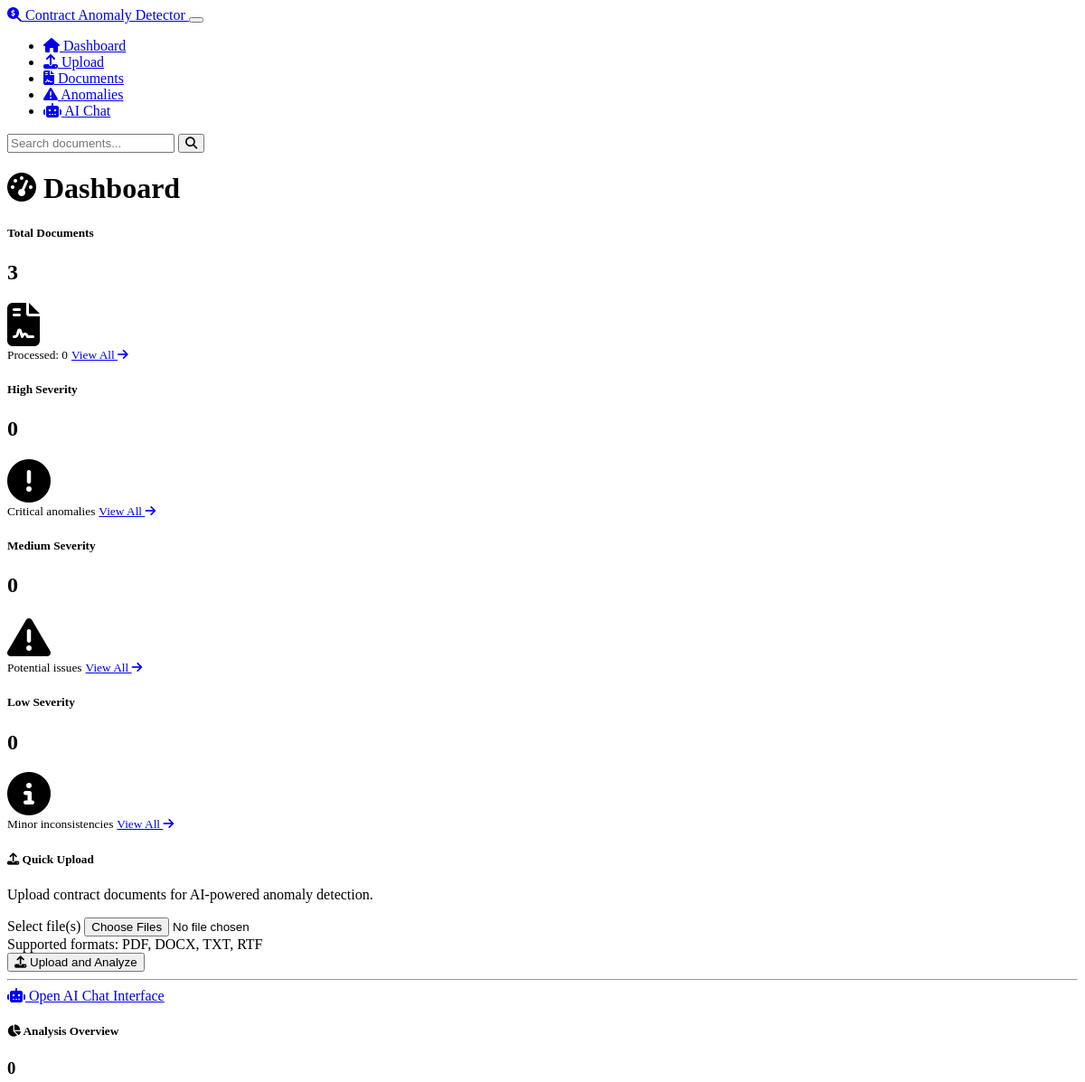
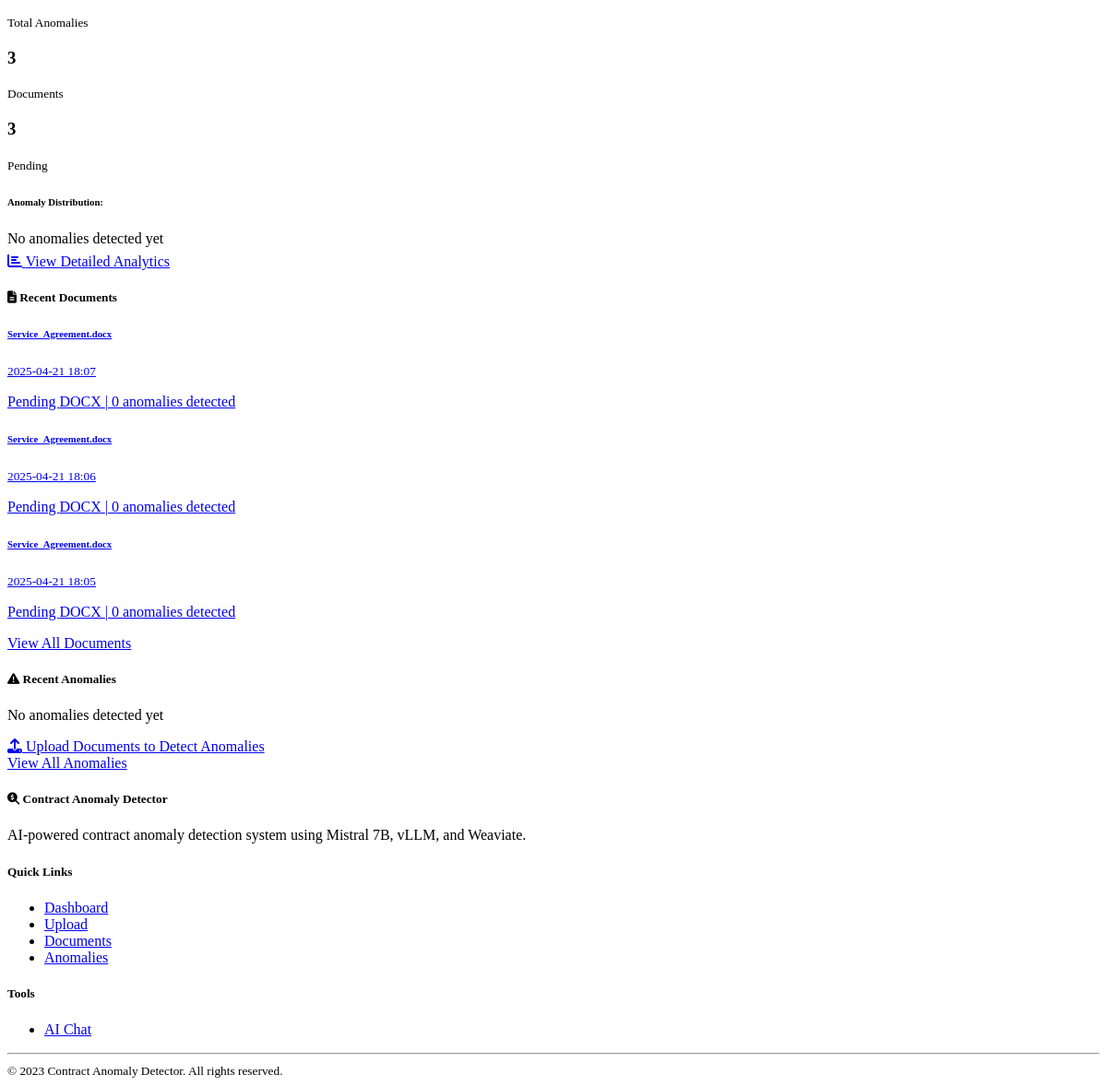
The page / on the database its author committed (2 pictures, top to bottom).
### models.py (models this page shows, shortened)
class Document(db.Model):
    id = db.Column(db.Integer, primary_key=True)
    filename = db.Column(db.String(255), nullable=False)
    original_path = db.Column(db.String(1024), nullable=False)
    file_type = db.Column(db.String(50), nullable=False)
    upload_date = db.Column(db.DateTime, default=datetime.utcnow)
    processed = db.Column(db.Boolean, default=False)
    weaviate_id = db.Column(db.String(255), nullable=True)
    content_length = db.Column(db.Integer, nullable=True)
    anomalies = db.relationship('Anomaly', backref='document', lazy=True)

### routes.py (the view)
@app.route('/')
def index():
    stats = {
        'total_documents': Document.query.count(),
        'processed_documents': Document.query.filter_by(processed=True).count(),
        'pending_documents': Document.query.filter_by(processed=False).count(),
        'total_anomalies': Anomaly.query.count(),
        'high_severity_anomalies': Anomaly.query.filter_by(severity='high').count(),
        'medium_severity_anomalies': Anomaly.query.filter_by(severity='medium').count(),
        'low_severity_anomalies': Anomaly.query.filter_by(severity='low').count(),
    }
    recent_documents = Document.query.order_by(Document.upload_date.desc()).limit(5).all()
    recent_anomalies = Anomaly.query.order_by(Anomaly.detected_at.desc()).limit(5).all()
    return render_template('index.html', stats=stats, recent_documents=recent_documents,
                          recent_anomalies=recent_anomalies)

### templates/index.html (shortened to what this page needs)
{% extends 'layout.html' %}
{% block content %}
<div class="row mb-4">
    <div class="col-12">
        <h1 class="display-5 mb-4">
            <i class="fas fa-tachometer-alt me-2"></i> Dashboard
        </h1>
    </div>
</div>
<div class="row mb-4">
    <div class="col-md-3">
        <div class="card bg-primary bg-gradient text-white mb-3">
            <div class="card-body">
                <div class="d-flex justify-content-between align-items-center">
                    <div>
                        <h5 class="card-title">Total Documents</h5>
                        <h2 class="mb-0">{{ stats.total_documents }}</h2>
                    </div>
                    <i class="fas fa-file-contract fa-3x opacity-50"></i>
                </div>
            </div>
            <div class="card-footer d-flex justify-content-between">
                <small>Processed: {{ stats.processed_documents }}</small>
                <a href="{{ url_for('documents') }}" class="text-white text-decoration-none">
                    <small>View All <i class="fas fa-arrow-right ms-1"></i></small>
                </a>
            </div>
        </div>
    </div>
    <div class="col-md-3">
        <div class="card bg-danger bg-gradient text-white mb-3">
            <div class="card-body">
                <div class="d-flex justify-content-between align-items-center">
                    <div>
                        <h5 class="card-title">High Severity</h5>
                        <h2 class="mb-0">{{ stats.high_severity_anomalies }}</h2>
                    </div>
                    <i class="fas fa-exclamation-circle fa-3x opacity-50"></i>
                </div>
            </div>
            <div class="card-footer d-flex justify-content-between">
                <small>Critical anomalies</small>
                <a href="{{ url_for('anomalies', severity='high') }}" class="text-white text-decoration-none">
                    <small>View All <i class="fas fa-arrow-right ms-1"></i></small>
                </a>
            </div>
        </div>
    </div>
    <div class="col-md-3">
        <div class="card bg-warning bg-gradient text-white mb-3">
            <div class="card-body">
                <div class="d-flex justify-content-between align-items-center">
                    <div>
                        <h5 class="card-title">Medium Severity</h5>
                        <h2 class="mb-0">{{ stats.medium_severity_anomalies }}</h2>
                    </div>
                    <i class="fas fa-exclamation-triangle fa-3x opacity-50"></i>
                </div>
            </div>
            <div class="card-footer d-flex justify-content-between">
                <small>Potential issues</small>
                <a href="{{ url_for('anomalies', severity='medium') }}" class="text-white text-decoration-none">
                    <small>View All <i class="fas fa-arrow-right ms-1"></i></small>
                </a>
            </div>
        </div>
    </div>
    <div class="col-md-3">
        <div class="card bg-info bg-gradient text-white mb-3">
            <div class="card-body">
                <div class="d-flex justify-content-between align-items-center">
                    <div>
                        <h5 class="card-title">Low Severity</h5>
                        <h2 class="mb-0">{{ stats.low_severity_anomalies }}</h2>
                    </div>
                    <i class="fas fa-info-circle fa-3x opacity-50"></i>
                </div>
            </div>
            <div class="card-footer d-flex justify-content-between">
                <small>Minor inconsistencies</small>
                <a href="{{ url_for('anomalies', severity='low') }}" class="text-white text-decoration-none">
                    <small>View All <i class="fas fa-arrow-right ms-1"></i></small>
                </a>
            </div>
        </div>
    </div>
</div>
<div class="row mb-4">
    <div class="col-md-6 mb-4">
        <div class="card h-100">
            <div class="card-header bg-secondary bg-gradient">
                <h5 class="card-title mb-0 text-white">
                    <i class="fas fa-upload me-2"></i> Quick Upload
                </h5>
            </div>
            <div class="card-body">
                <p class="card-text">Upload contract documents for AI-powered anomaly detection.</p>
                <form action="{{ url_for('upload') }}" method="post" enctype="multipart/form-data" class="mb-3">
                    <div class="mb-3">
                        <label for="file" class="form-label">Select file(s)</label>
                        <input class="form-control" type="file" id="file" name="file" multiple>
                        <div class="form-text">Supported formats: PDF, DOCX, TXT, RTF</div>
                    </div>
                    <button type="submit" class="btn btn-primary">
                        <i class="fas fa-upload me-1"></i> Upload and Analyze
                    </button>
                </form>
                <hr>
                <div class="d-grid gap-2">
                    <a href="{{ url_for('chainlit_redirect') }}" class="btn btn-outline-secondary">
                        <i class="fas fa-robot me-1"></i> Open AI Chat Interface
                    </a>
                </div>
            </div>
        </div>
    </div>
    <div class="col-md-6 mb-4">
        <div class="card h-100">
            <div class="card-header bg-secondary bg-gradient">
                <h5 class="card-title mb-0 text-white">
                    <i class="fas fa-chart-pie me-2"></i> Analysis Overview
                </h5>
            </div>
            <div class="card-body">
                <div class="row text-center mb-3">
                    <div class="col-4">
                        <div class="border rounded p-3 mb-2">
                            <h3>{{ stats.total_anomalies }}</h3>
                            <small class="text-muted">Total Anomalies</small>
                        </div>
                    </div>
                    <div class="col-4">
                        <div class="border rounded p-3 mb-2">
                            <h3>{{ stats.total_documents }}</h3>
                            <small class="text-muted">Documents</small>
                        </div>
                    </div>
                    <div class="col-4">
                        <div class="border rounded p-3 mb-2">
                            <h3>{{ stats.pending_documents }}</h3>
                            <small class="text-muted">Pending</small>
                        </div>
                    </div>
                </div>
                <h6 class="mb-3">Anomaly Distribution:</h6>
                <div class="progress mb-3" style="height: 25px;">
                    {% set total = stats.high_severity_anomalies + stats.medium_severity_anomalies + stats.low_severity_anomalies %}
                    {% if total > 0 %}
                        <div class="progress-bar bg-danger" role="progressbar"
                             style="width: {{ (stats.high_severity_anomalies / total * 100) | round }}%;"
                             aria-valuenow="{{ stats.high_severity_anomalies }}"
                             aria-valuemin="0" aria-valuemax="{{ total }}">
                            High
                        </div>
                        <div class="progress-bar bg-warning" role="progressbar"
                             style="width: {{ (stats.medium_severity_anomalies / total * 100) | round }}%;"
                             aria-valuenow="{{ stats.medium_severity_anomalies }}"
                             aria-valuemin="0" aria-valuemax="{{ total }}">
                            Medium
                        </div>
                        <div class="progress-bar bg-info" role="progressbar"
                             style="width: {{ (stats.low_severity_anomalies / total * 100) | round }}%;"
                             aria-valuenow="{{ stats.low_severity_anomalies }}"
                             aria-valuemin="0" aria-valuemax="{{ total }}">
                            Low
                        </div>
                    {% else %}
                        <div class="progress-bar bg-secondary" role="progressbar" style="width: 100%;">
                            No anomalies detected yet
                        </div>
                    {% endif %}
                </div>
                <div class="d-grid gap-2 mt-4">
                    <a href="{{ url_for('anomalies') }}" class="btn btn-outline-primary">
                        <i class="fas fa-chart-bar me-1"></i> View Detailed Analytics
                    </a>
                </div>
            </div>
        </div>
    </div>
</div>
<div class="row">
    <div class="col-md-6 mb-4">
        <div class="card">
            <div class="card-header bg-secondary bg-gradient">
                <h5 class="card-title mb-0 text-white">
                    <i class="fas fa-file-alt me-2"></i> Recent Documents
                </h5>
            </div>
            <div class="card-body p-0">
                <div class="list-group list-group-flush">
                    {% if recent_documents %}
                        {% for doc in recent_documents %}
                            <a href="{{ url_for('document_view', doc_id=doc.id) }}" class="list-group-item list-group-item-action">
                                <div class="d-flex w-100 justify-content-between">
                                    <h6 class="mb-1">{{ doc.filename }}</h6>
                                    <small class="text-muted">{{ doc.upload_date.strftime('%Y-%m-%d %H:%M') }}</small>
                                </div>
                                <p class="mb-1 small">
                                    <span class="badge {{ 'bg-success' if doc.processed else 'bg-secondary' }}">
                                        {{ 'Processed' if doc.processed else 'Pending' }}
                                    </span>
                                    <span class="text-muted ms-2">
                                        {{ doc.file_type.upper() }} |
                                        {{ doc.anomalies|length }} anomalies detected
                                    </span>
                                </p>
                            </a>
                        {% endfor %}
                    {% endif %}
                </div>
            </div>
            <div class="card-footer">
                <a href="{{ url_for('documents') }}" class="btn btn-sm btn-outline-secondary">
                    View All Documents
                </a>
            </div>
        </div>
    </div>
    <div class="col-md-6 mb-4">
        <div class="card">
            <div class="card-header bg-secondary bg-gradient">
                <h5 class="card-title mb-0 text-white">
                    <i class="fas fa-exclamation-triangle me-2"></i> Recent Anomalies
                </h5>
            </div>
            <div class="card-body p-0">
                <div class="list-group list-group-flush">
                    {% if recent_anomalies %}
                        {% for anomaly in recent_anomalies %}
                            <a href="{{ url_for('document_view', doc_id=anomaly.document_id) }}" class="list-group-item list-group-item-action">
                                <div class="d-flex w-100 justify-content-between">
                                    <h6 class="mb-1">{{ anomaly.description|truncate(60) }}</h6>
                                    <span class="badge bg-{{ 'danger' if anomaly.severity == 'high' else ('warning' if anomaly.severity == 'medium' else 'info') }}">
                                        {{ anomaly.severity.capitalize() }}
                                    </span>
                                </div>
                                <p class="mb-1 small">
                                    <span class="badge bg-secondary">{{ anomaly.anomaly_type.capitalize() }}</span>
                                    <span class="text-muted ms-2">
                                        In document:
                                        {% if anomaly.document %}
                                            {{ anomaly.document.filename|truncate(30) }}
                                        {% else %}
                                            Unknown document
                                        {% endif %}
                                    </span>
                                </p>
                            </a>
                        {% endfor %}
                    {% else %}
                        <div class="list-group-item text-center py-4">
                            <p class="mb-0 text-muted">No anomalies detected yet</p>
                            <a href="{{ url_for('upload') }}" class="btn btn-sm btn-primary mt-2">
                                <i class="fas fa-upload me-1"></i> Upload Documents to Detect Anomalies
                            </a>
                        </div>
                    {% endif %}
                </div>
            </div>
            <div class="card-footer">
                <a href="{{ url_for('anomalies') }}" class="btn btn-sm btn-outline-secondary">
                    View All Anomalies
                </a>
            </div>
        </div>
    </div>
</div>
{% endblock %}

### rows shown on the page
Document: filename "Service_Agreement.docx", upload_date "2025-04-21 18:07", processed "Pending", file_type "DOCX", anomalies|length "0"
Document: filename "Service_Agreement.docx", upload_date "2025-04-21 18:06", processed "Pending", file_type "DOCX", anomalies|length "0"
Document: filename "Service_Agreement.docx", upload_date "2025-04-21 18:05", processed "Pending", file_type "DOCX", anomalies|length "0"

### other values the page prints
{{ stats.total_documents }} "3"
{{ stats.processed_documents }} "0"
{{ stats.high_severity_anomalies }} "0"
{{ stats.medium_severity_anomalies }} "0"
{{ stats.low_severity_anomalies }} "0"
{{ stats.total_anomalies }} "0"
{{ stats.pending_documents }} "3"
